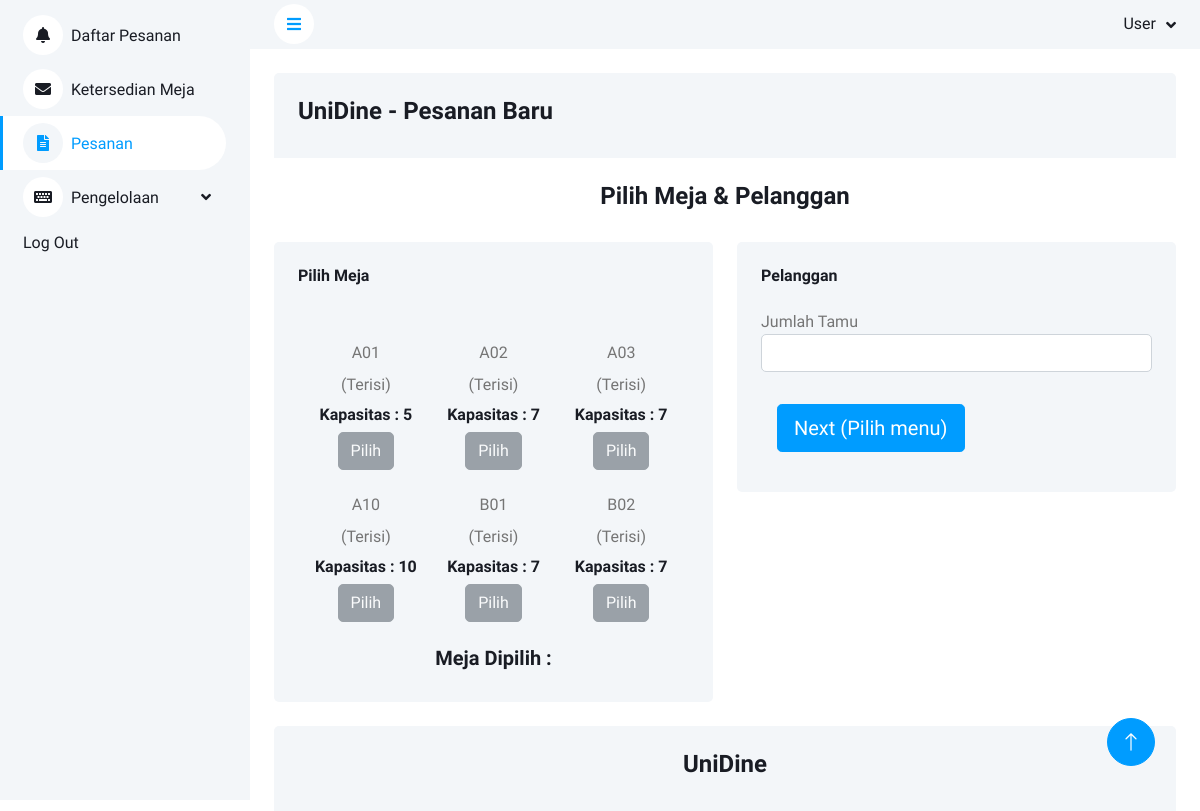
Page /Pesanan.php (signed in) on the committed database.
### tables this page shows
CREATE TABLE `meja` (
  `no_meja` varchar(5) NOT NULL,
  `kapasitas` int(11) NOT NULL,
  `deskripsi` text NOT NULL,
  `status` varchar(11) DEFAULT 'Kosong'
);

### Pesanan.php (the view, shortened to what this page needs)
<?php
include 'koneksi.php';
?>
<!DOCTYPE html>
<html lang="en">
<head>
    <link href="https://cdnjs.cloudflare.com/ajax/libs/font-awesome/5.10.0/css/all.min.css" rel="stylesheet">
    <link href="https://cdn.jsdelivr.net/npm/bootstrap-icons@1.4.1/font/bootstrap-icons.css" rel="stylesheet">
    <link href="lib/owlcarousel/assets/owl.carousel.min.css" rel="stylesheet">
    <link href="lib/tempusdominus/css/tempusdominus-bootstrap-4.min.css" rel="stylesheet" />
    <link href="css/bootstrap.min.css" rel="stylesheet">
    <link href="css/style.css" rel="stylesheet">
</head>
<body>
    <div class="container-xxl position-relative bg-white d-flex p-0">
        <div class="sidebar pe-4 pb-3">
            <nav class="navbar bg-light navbar-light">
                <div class="navbar-nav w-100 ">
                    <a href="index.php" class="nav-item nav-link"><i class="fa fa-bell me-2"></i>Daftar Pesanan</a>
                    <a href="KetersediaanMeja.php" class="nav-item nav-link "><i class="fa fa-envelope me-2"></i>Ketersedian Meja</a>
                    <a href="Pesanan.php" class="nav-item nav-link active"><i class="fa fa-file-alt me-2"></i>Pesanan</a>
                    <div class="nav-item dropdown">
                        <a href="#" class="nav-link dropdown-toggle" data-bs-toggle="dropdown"><i class="fa fa-keyboard me-2"></i>Pengelolaan</a>
                    </div>
                    <a href="Login.php" class="nav-item nav-link">Log Out</a>
                </div>
            </nav>
        </div>
        <div class="content">
            <nav class="navbar navbar-expand bg-light navbar-light sticky-top px-4 py-0">
                <a href="#" class="sidebar-toggler flex-shrink-0">
                    <i class="fa fa-bars"></i>
                </a>
                <div class="navbar-nav align-items-center ms-auto">
                    <div class="nav-item dropdown">
                        <a href="#" class="nav-link dropdown-toggle" data-bs-toggle="dropdown">
                            <span class="d-none d-lg-inline-flex">User</span>
                        </a>
                    </div>
                </div>
            </nav>
            <div class="container-fluid mb-4 pt-4 px-4 ">
                <div class="bg-light rounded-top p-4">
                    <div class="row">
                        <p class="h4"> UniDine - Pesanan Baru</p>
                    </div>
                </div>
            </div>
            <p class="h4 text-center"> Pilih Meja & Pelanggan</p>
            <div class="container-fluid pt-4 px-4">
                <div class="row g-4">
                    <div class="col-sm-12 col-xl-6">
                        <div class="bg-light text-center rounded p-4">
                            <div class="d-flex align-items-center justify-content-between mb-4">
                                <h6 class="mb-0">Pilih Meja</h6>
                            </div>
                            <div class="card-body">
                                <form method="post">
                                    <div class="row">
                                        <?php
                                        $query = "SELECT * FROM meja";
                                        $result = mysqli_query($koneksi, $query);
                                        while ($row = mysqli_fetch_array($result)) {
                                        ?>
                                            <div class="col text-center" style="margin-top: 15px;">
                                                <p class="mb-2"><?= $row['no_meja']; ?> </p>
                                                <p class="mb-2">(<?= $row['status']; ?>)</p>
                                                <h6 class="mb-0">Kapasitas : <?= $row['kapasitas']; ?></h6>
                                                <?php if ($row['status'] == 'Kosong') { ?>
                                                    <button type="submit" name='meja_dipilih' value="<?= $row['no_meja']; ?>" class="btn btn-primary m-2">Pilih</button>
                                                <?php } else { ?>
                                                    <button type="button" class="btn btn-secondary m-2" disabled>Pilih</button>
                                                <?php } ?>
                                            </div>
                                        <?php  } ?>
                                    </div>
                                </form>
                            </div>
                            <p class="h5 text-center"> Meja Dipilih : <?= isset($_SESSION["meja_dipilih"]) ? $_SESSION["meja_dipilih"] : ""; ?></p>
                        </div>
                    </div>
                    <div class="col-sm-12 col-xl-6">
                        <div class="bg-light rounded p-4">
                            <div class="d-flex align-items-center justify-content-between mb-4">
                                <h6 class="mb-0">Pelanggan</h6>
                            </div>
                            <form method="post" action="PesananBaru.php">
                                <div class="mb-3">
                                    <label>Jumlah Tamu</label>
                                    <input type="number" class="form-control" id="jumlahtamu" name="jumlahtamu">
                                </div>
                                <button type="submit" name="input" class="btn btn-lg btn-primary m-3 justify-content-between"> Next (Pilih menu)</button>
                            </form>
                        </div>
                    </div>
                </div>
            </div>
            <div class="container-fluid pt-4 px-4">
                <div class="bg-light rounded-top p-4">
                    <div class="row ">
                        <p class="h4 text-center">UniDine</p>
                    </div>
                </div>
            </div>
        </div>
        <a href="#" class="btn btn-lg btn-primary btn-lg-square back-to-top"><i class="bi bi-arrow-up"></i></a>
    </div>
</body>
</html>

### css/style.css (style rules this page uses)
:root { --primary: #009CFF; --light: #F3F6F9; --dark: #191C24; }
.back-to-top { position: fixed; display: none; right: 45px; bottom: 45px; z-index: 99; }
.btn { transition: .5s; }
.btn.btn-primary { color: #FFFFFF; }
.btn-lg-square { width: 48px; height: 48px; }
.btn-square, .btn-sm-square, .btn-lg-square { padding: 0; display: inline-flex; align-items: center; justify-content: center; font-weight: normal; border-radius: 50px; }
.sidebar { position: fixed; top: 0; left: 0; bottom: 0; width: 250px; height: 100vh; overflow-y: auto; background: var(--light); transition: 0.5s; z-index: 999; }
.content { margin-left: 250px; min-height: 100vh; background: #FFFFFF; transition: 0.5s; }
@media (min-width: 992px) { .sidebar { margin-left: 0; } }
@media (min-width: 992px) { .content { width: calc(100% - 250px); } }
.sidebar .navbar .navbar-nav .nav-link { padding: 7px 20px; color: var(--dark); font-weight: 500; border-left: 3px solid var(--light); border-radius: 0 30px 30px 0; outline: none; }
.sidebar .navbar .navbar-nav .nav-link:hover, .sidebar .navbar .navbar-nav .nav-link.active { color: var(--primary); background: #FFFFFF; border-color: var(--primary); }
.sidebar .navbar .navbar-nav .nav-link i { width: 40px; height: 40px; display: inline-flex; align-items: center; justify-content: center; background: #FFFFFF; border-radius: 40px; }
.sidebar .navbar .navbar-nav .nav-link:hover i, .sidebar .navbar .navbar-nav .nav-link.active i { background: var(--light); }
.sidebar .navbar .dropdown-toggle::after { position: absolute; top: 15px; right: 15px; border: none; content: "\f107"; font-family: "Font Awesome 5 Free"; font-weight: 900; transition: .5s; }
.content .navbar .navbar-nav .nav-link { margin-left: 25px; padding: 12px 0; color: var(--dark); outline: none; }
.content .navbar .sidebar-toggler, .content .navbar .navbar-nav .nav-link i { width: 40px; height: 40px; display: inline-flex; align-items: center; justify-content: center; background: #FFFFFF; border-radius: 40px; }
.content .navbar .dropdown-toggle::after { margin-left: 6px; vertical-align: middle; border: none; content: "\f107"; font-family: "Font Awesome 5 Free"; font-weight: 900; transition: .5s; }

### rows in the picture
meja: no_meja "A01", status "Terisi", kapasitas "5", shows "Pilih"
meja: no_meja "A02", status "Terisi", kapasitas "7", shows "Pilih"
meja: no_meja "A03", status "Terisi", kapasitas "7", shows "Pilih"
meja: no_meja "A10", status "Terisi", kapasitas "10", shows "Pilih"
meja: no_meja "B01", status "Terisi", kapasitas "7", shows "Pilih"
meja: no_meja "B02", status "Terisi", kapasitas "7", shows "Pilih"
